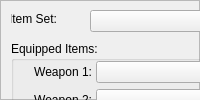
           <widget class="QWidget" name="tab_Items">
            <attribute name="title">
             <string>&amp;Items</string>
            </attribute>
            <attribute name="whatsThis">
             <string notr="true">ITEMS</string>
            </attribute>
            <layout class="QHBoxLayout" name="horizontalLayout_4">
             <property name="leftMargin">
              <number>0</number>
             </property>
             <property name="topMargin">
              <number>0</number>
             </property>
             <property name="rightMargin">
              <number>0</number>
             </property>
             <property name="bottomMargin">
              <number>0</number>
             </property>
             <item>
              <widget class="QFrame" name="frame_Items">
               <property name="frameShape">
                <enum>QFrame::StyledPanel</enum>
               </property>
               <property name="frameShadow">
                <enum>QFrame::Raised</enum>
               </property>
               <widget class="QPushButton" name="btn_ItemManage">
                <property name="geometry">
                 <rect>
                  <x>248</x>
                  <y>11</y>
                  <width>75</width>
                  <height>24</height>
                 </rect>
                </property>
                <property name="text">
                 <string>Manage ...</string>
                </property>
               </widget>
               <widget class="QLabel" name="label_ItemSet">
                <property name="geometry">
                 <rect>
                  <x>11</x>
                  <y>11</y>
                  <width>46</width>
                  <height>16</height>
                 </rect>
                </property>
                <property name="text">
                 <string>Item Set:</string>
                </property>
                <property name="alignment">
                 <set>Qt::AlignRight|Qt::AlignTrailing|Qt::AlignVCenter</set>
                </property>
               </widget>
               <widget class="QComboBox" name="combo_ItemSet">
                <property name="geometry">
                 <rect>
                  <x>90</x>
                  <y>10</y>
                  <width>141</width>
                  <height>22</height>
                 </rect>
                </property>
                <property name="placeholderText">
                 <string>&lt;empty&gt;</string>
                </property>
                <property name="duplicatesEnabled">
                 <bool>true</bool>
                </property>
               </widget>
               <widget class="QGroupBox" name="groupbox_Items">
                <property name="geometry">
                 <rect>
                  <x>11</x>
                  <y>41</y>
                  <width>350</width>
                  <height>438</height>
                 </rect>
                </property>
                <property name="minimumSize">
                 <size>
                  <width>350</width>
                  <height>0</height>
                 </size>
                </property>
                <property name="title">
                 <string>Equipped Items:</string>
                </property>
                <widget class="QLabel" name="label_Weapon1">
                 <property name="geometry">
                  <rect>
                   <x>1</x>
                   <y>20</y>
                   <width>80</width>
                   <height>22</height>
                  </rect>
                 </property>
                 <property name="text">
                  <string>Weapon 1:</string>
                 </property>
                 <property name="alignment">
                  <set>Qt::AlignRight|Qt::AlignTrailing|Qt::AlignVCenter</set>
                 </property>
                </widget>
                <widget class="QComboBox" name="combo_Weapon1">
                 <property name="geometry">
                  <rect>
                   <x>85</x>
                   <y>20</y>
                   <width>250</width>
                   <height>22</height>
                  </rect>
                 </property>
                 <property name="placeholderText">
                  <string>&lt;empty&gt;</string>
                 </property>
                 <property name="duplicatesEnabled">
                  <bool>true</bool>
                 </property>
                </widget>
                <widget class="QComboBox" name="combo_Weapon2">
                 <property name="geometry">
                  <rect>
                   <x>85</x>
                   <y>48</y>
                   <width>250</width>
                   <height>22</height>
                  </rect>
                 </property>
                 <property name="placeholderText">
                  <string>&lt;empty&gt;</string>
                 </property>
                 <property name="duplicatesEnabled">
                  <bool>true</bool>
                 </property>
                </widget>
                <widget class="QLabel" name="label_Weapon2">
                 <property name="geometry">
                  <rect>
                   <x>1</x>
                   <y>48</y>
                   <width>80</width>
                   <height>22</height>
                  </rect>
                 </property>
                 <property name="text">
                  <string>Weapon 2:</string>
                 </property>
                 <property name="alignment">
                  <set>Qt::AlignRight|Qt::AlignTrailing|Qt::AlignVCenter</set>
                 </property>
                </widget>
                <widget class="QComboBox" name="combo_Helmet">
                 <property name="geometry">
                  <rect>
                   <x>85</x>
                   <y>76</y>
                   <width>250</width>
                   <height>22</height>
                  </rect>
                 </property>
                 <property name="placeholderText">
                  <string>&lt;empty&gt;</string>
                 </property>
                 <property name="duplicatesEnabled">
                  <bool>true</bool>
                 </property>
                </widget>
                <widget class="QLabel" name="label_Helmet">
                 <property name="geometry">
                  <rect>
                   <x>1</x>
                   <y>76</y>
                   <width>80</width>
                   <height>22</height>
                  </rect>
                 </property>
                 <property name="text">
                  <string>Helmet:</string>
                 </property>
                 <property name="alignment">
                  <set>Qt::AlignRight|Qt::AlignTrailing|Qt::AlignVCenter</set>
                 </property>
                </widget>
                <widget class="QComboBox" name="combo_BodyArmour">
                 <property name="geometry">
                  <rect>
                   <x>85</x>
                   <y>104</y>
                   <width>250</width>
                   <height>22</height>
                  </rect>
                 </property>
                 <property name="placeholderText">
                  <string>&lt;empty&gt;</string>
                 </property>
                 <property name="duplicatesEnabled">
                  <bool>true</bool>
                 </property>
                </widget>
                <widget class="QLabel" name="label_BodyArmour">
                 <property name="geometry">
                  <rect>
                   <x>1</x>
                   <y>104</y>
                   <width>80</width>
                   <height>22</height>
                  </rect>
                 </property>
                 <property name="text">
                  <string>Body Armour:</string>
                 </property>
                 <property name="alignment">
                  <set>Qt::AlignRight|Qt::AlignTrailing|Qt::AlignVCenter</set>
                 </property>
                </widget>
                <widget class="QComboBox" name="combo_Gloves">
                 <property name="geometry">
                  <rect>
                   <x>85</x>
                   <y>132</y>
                   <width>250</width>
                   <height>22</height>
                  </rect>
                 </property>
                 <property name="placeholderText">
                  <string>&lt;empty&gt;</string>
                 </property>
                 <property name="duplicatesEnabled">
                  <bool>true</bool>
                 </property>
                </widget>
                <widget class="QLabel" name="label_Gloves">
                 <property name="geometry">
                  <rect>
                   <x>1</x>
                   <y>132</y>
                   <width>80</width>
                   <height>22</height>
                  </rect>
                 </property>
                 <property name="text">
                  <string>Gloves:</string>
                 </property>
                 <property name="alignment">
                  <set>Qt::AlignRight|Qt::AlignTrailing|Qt::AlignVCenter</set>
                 </property>
                </widget>
                <widget class="QComboBox" name="combo_Boots">
                 <property name="geometry">
                  <rect>
                   <x>85</x>
                   <y>160</y>
                   <width>250</width>
                   <height>22</height>
                  </rect>
                 </property>
                 <property name="placeholderText">
                  <string>&lt;empty&gt;</string>
                 </property>
                 <property name="duplicatesEnabled">
                  <bool>true</bool>
                 </property>
                </widget>
                <widget class="QLabel" name="label_Boots">
                 <property name="geometry">
                  <rect>
                   <x>1</x>
                   <y>160</y>
                   <width>80</width>
                   <height>22</height>
                  </rect>
                 </property>
                 <property name="text">
                  <string>Boots:</string>
                 </property>
                 <property name="alignment">
                  <set>Qt::AlignRight|Qt::AlignTrailing|Qt::AlignVCenter</set>
                 </property>
                </widget>
                <widget class="QComboBox" name="combo_Amulet">
                 <property name="geometry">
                  <rect>
                   <x>85</x>
                   <y>188</y>
                   <width>250</width>
                   <height>22</height>
                  </rect>
                 </property>
                 <property name="placeholderText">
                  <string>&lt;empty&gt;</string>
                 </property>
                 <property name="duplicatesEnabled">
                  <bool>true</bool>
                 </property>
                </widget>
                <widget class="QLabel" name="label_Amulet">
                 <property name="geometry">
                  <rect>
                   <x>1</x>
                   <y>188</y>
                   <width>80</width>
                   <height>22</height>
                  </rect>
                 </property>
                 <property name="text">
                  <string>Amulet:</string>
                 </property>
                 <property name="alignment">
                  <set>Qt::AlignRight|Qt::AlignTrailing|Qt::AlignVCenter</set>
                 </property>
                </widget>
                <widget class="QComboBox" name="combo_Ring1">
                 <property name="geometry">
                  <rect>
                   <x>85</x>
                   <y>216</y>
                   <width>250</width>
                   <height>22</height>
                  </rect>
                 </property>
                 <property name="placeholderText">
                  <string>&lt;empty&gt;</string>
                 </property>
                 <property name="duplicatesEnabled">
                  <bool>true</bool>
                 </property>
                </widget>
                <widget class="QLabel" name="label_Ring1">
                 <property name="geometry">
                  <rect>
                   <x>1</x>
                   <y>216</y>
                   <width>80</width>
                   <height>22</height>
                  </rect>
                 </property>
                 <property name="text">
                  <string>Ring 1:</string>
                 </property>
                 <property name="alignment">
                  <set>Qt::AlignRight|Qt::AlignTrailing|Qt::AlignVCenter</set>
                 </property>
                </widget>
                <widget class="QComboBox" name="combo_Ring2">
                 <property name="geometry">
                  <rect>
                   <x>85</x>
                   <y>244</y>
                   <width>250</width>
                   <height>22</height>
                  </rect>
                 </property>
                 <property name="placeholderText">
                  <string>&lt;empty&gt;</string>
                 </property>
                 <property name="duplicatesEnabled">
                  <bool>true</bool>
                 </property>
                </widget>
                <widget class="QLabel" name="label_Ring2">
                 <property name="geometry">
                  <rect>
                   <x>1</x>
                   <y>244</y>
                   <width>80</width>
                   <height>22</height>
                  </rect>
                 </property>
                 <property name="text">
                  <string>Ring 2:</string>
                 </property>
                 <property name="alignment">
                  <set>Qt::AlignRight|Qt::AlignTrailing|Qt::AlignVCenter</set>
                 </property>
                </widget>
                <widget class="QComboBox" name="combo_Belt">
                 <property name="geometry">
                  <rect>
                   <x>85</x>
                   <y>272</y>
                   <width>250</width>
                   <height>22</height>
                  </rect>
                 </property>
                 <property name="placeholderText">
                  <string>&lt;empty&gt;</string>
                 </property>
                 <property name="duplicatesEnabled">
                  <bool>true</bool>
                 </property>
                </widget>
                <widget class="QLabel" name="label_Belt">
                 <property name="geometry">
                  <rect>
                   <x>1</x>
                   <y>272</y>
                   <width>80</width>
                   <height>22</height>
                  </rect>
                 </property>
                 <property name="text">
                  <string>Belt:</string>
                 </property>
                 <property name="alignment">
                  <set>Qt::AlignRight|Qt::AlignTrailing|Qt::AlignVCenter</set>
                 </property>
                </widget>
                <widget class="QComboBox" name="combo_Flask1">
                 <property name="geometry">
                  <rect>
                   <x>85</x>
                   <y>300</y>
                   <width>250</width>
                   <height>22</height>
                  </rect>
                 </property>
                 <property name="placeholderText">
                  <string>&lt;empty&gt;</string>
                 </property>
                 <property name="duplicatesEnabled">
                  <bool>true</bool>
                 </property>
                </widget>
                <widget class="QLabel" name="label_Flask1">
                 <property name="geometry">
                  <rect>
                   <x>1</x>
                   <y>300</y>
                   <width>80</width>
                   <height>22</height>
                  </rect>
                 </property>
                 <property name="text">
                  <string>Flask 1:</string>
                 </property>
                 <property name="alignment">
                  <set>Qt::AlignRight|Qt::AlignTrailing|Qt::AlignVCenter</set>
                 </property>
                </widget>
                <widget class="QComboBox" name="combo_Flask2">
                 <property name="geometry">
                  <rect>
                   <x>85</x>
                   <y>328</y>
                   <width>250</width>
                   <height>22</height>
                  </rect>
                 </property>
                 <property name="placeholderText">
                  <string>&lt;empty&gt;</string>
                 </property>
                 <property name="duplicatesEnabled">
                  <bool>true</bool>
                 </property>
                </widget>
                <widget class="QLabel" name="label_Flask2">
                 <property name="geometry">
                  <rect>
                   <x>1</x>
                   <y>328</y>
                   <width>80</width>
                   <height>22</height>
                  </rect>
                 </property>
                 <property name="text">
                  <string>Flask 2:</string>
                 </property>
                 <property name="alignment">
                  <set>Qt::AlignRight|Qt::AlignTrailing|Qt::AlignVCenter</set>
                 </property>
                </widget>
                <widget class="QComboBox" name="combo_Flask3">
                 <property name="geometry">
                  <rect>
                   <x>85</x>
                   <y>356</y>
                   <width>250</width>
                   <height>22</height>
                  </rect>
                 </property>
                 <property name="placeholderText">
                  <string>&lt;empty&gt;</string>
                 </property>
                 <property name="duplicatesEnabled">
                  <bool>true</bool>
                 </property>
                </widget>
                <widget class="QLabel" name="label_Flask3">
                 <property name="geometry">
                  <rect>
                   <x>1</x>
                   <y>356</y>
                   <width>80</width>
                   <height>22</height>
                  </rect>
                 </property>
                 <property name="text">
                  <string>Flask 3:</string>
                 </property>
                 <property name="alignment">
                  <set>Qt::AlignRight|Qt::AlignTrailing|Qt::AlignVCenter</set>
                 </property>
                </widget>
                <widget class="QComboBox" name="combo_Flask4">
                 <property name="geometry">
                  <rect>
                   <x>85</x>
                   <y>384</y>
                   <width>250</width>
                   <height>22</height>
                  </rect>
                 </property>
                 <property name="placeholderText">
                  <string>&lt;empty&gt;</string>
                 </property>
                 <property name="duplicatesEnabled">
                  <bool>true</bool>
                 </property>
                </widget>
                <widget class="QLabel" name="label_Flask4">
                 <property name="geometry">
                  <rect>
                   <x>1</x>
                   <y>384</y>
                   <width>80</width>
                   <height>22</height>
                  </rect>
                 </property>
                 <property name="text">
                  <string>Flask 4:</string>
                 </property>
                 <property name="alignment">
                  <set>Qt::AlignRight|Qt::AlignTrailing|Qt::AlignVCenter</set>
                 </property>
                </widget>
                <widget class="QComboBox" name="combo_Flask5">
                 <property name="geometry">
                  <rect>
                   <x>85</x>
                   <y>412</y>
                   <width>250</width>
                   <height>22</height>
                  </rect>
                 </property>
                 <property name="placeholderText">
                  <string>&lt;empty&gt;</string>
                 </property>
                 <property name="duplicatesEnabled">
                  <bool>true</bool>
                 </property>
                </widget>
                <widget class="QLabel" name="label_Flask5">
                 <property name="geometry">
                  <rect>
                   <x>1</x>
                   <y>412</y>
                   <width>80</width>
                   <height>22</height>
                  </rect>
                 </property>
                 <property name="text">
                  <string>Flask 5:</string>
                 </property>
                 <property name="alignment">
                  <set>Qt::AlignRight|Qt::AlignTrailing|Qt::AlignVCenter</set>
                 </property>
                </widget>
               </widget>
              </widget>
             </item>
            </layout>
           </widget>
